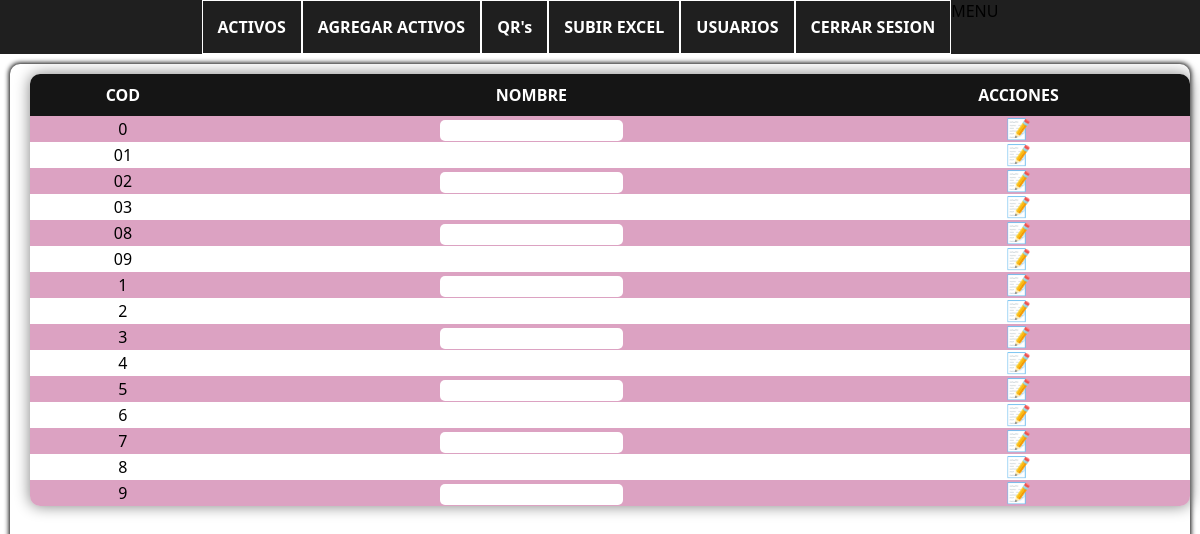
The page /html/ubicacion_general.php (signed in) on the database its author committed.
### tables this page shows
CREATE TABLE `ubicacion_general` (
  `id_ubicacion_gral` int NOT NULL,
  `des_ubicacion_gral` varchar(50) DEFAULT NULL,
  `registro_ubicacion_gral` datetime NOT NULL,
  `codigo_ubicacion_gral` varchar(10) NOT NULL
);

### connection/Conexion.php (called while the page is built, shortened)
<?php
    class Conexion{
        private static $host = 'localhost';
        private static $dbname = 'inventory';
        private static $user = 'root';
        private static $password = '';
        private static $con;
        public static function Abrir() {
            if (!isset(self::$con)) {
                try {
                    $connection = "mysql:host=" . self::$host . ";dbname=" . self::$dbname;
                    self::$con = new PDO($connection, self::$user, self::$password);
                    self::$con->setAttribute(PDO::ATTR_ERRMODE, PDO::ERRMODE_EXCEPTION);
                } catch (PDOException $th) {
                    echo $th->getMessage();
                    die();
                }
            }
            return self::$con;
        }
    }

### class/UbicacionGeneral.php (called while the page is built, shortened)
<?php
    class Ubicacion_General extends Conexion{
        static public function Ver(){
            try {
                $sql = "SELECT * FROM ubicacion_general ORDER BY codigo_ubicacion_gral ASC";
                $stmt = Conexion::Abrir()->prepare($sql);
                $stmt->execute();
                return $stmt->fetchAll(PDO::FETCH_OBJ);
            } catch (PDOException $th) {
                return $th->getMessage();
            }
        }
    }

### html/ubicacion_general.php (the view, shortened to what this page needs)
<?php include '../templates/header.php' ?>
<link rel="stylesheet" href="../css/escalables1.css">
<table>
    <thead>
        <tr>
            <th>cod</th>
            <th>Nombre</th>
            <th>acciones</th>
        </tr>
    </thead>
    <tbody>
        <?php foreach(Ubicacion_General::Ver() as $row): ?>
        <tr>
            <form action="" method="post">
                <td><?= $row->codigo_ubicacion_gral ?></td>
                <td>
                    <input type="text" name="" id="" value="<?= $row->des_ubicacion_gral ?>">
                </td>
                <td>
                    <button type="submit" value="<?= $row->id_ubicacion_gral ?>">📝</button>
                </td>
            </form>
        </tr>
        <?php endforeach;?>
    </tbody>
</table>

### templates/header.php (shortened to what this page needs)
<!DOCTYPE html>
<html lang="en">
<head>
    <link rel="stylesheet" href="../css/index5.css">
</head>
<body>
    <nav>
        <ul>
            <a href="../html/tabla_activos.php?pagina=1">
                <li>ACTIVOS</li>
            </a>
            <?php if($_SESSION['rol'] !== 3 ):?>
            <a href="../html/formulario.php">
                <li>AGREGAR ACTIVOS</li>
            </a>
            <?php endif;?>
            <a href="../html/documentos.php">
                <li>QR's</li>
            </a>
            <?php if($_SESSION['rol'] === 1 ):?>
                <a href="../html/subir_excel.php">
                    <li>SUBIR EXCEL</li>
                </a>
                <a href="../html/usuarios.php">
                    <li>USUARIOS</li>
                </a>
            <?php endif;?>
            <a href="../html/login.php">
                <li>
                    <?= (!isset($_SESSION['usuario'])) ? header('Location: ../html/login.php') : 'CERRAR SESION'; ?>
                </li>
            </a>
        </ul>
        <label for="nav-bar" class="on-nav">MENU</label>
    </nav>
    <main>

### css/index5.css (style rules this page uses)
body { display: flex; flex-direction: column; margin: 0%; width: 100%; height: 100vh; font-family: system-ui, -apple-system, BlinkMacSystemFont, 'Segoe UI', Roboto, Oxygen, Ubuntu, Cantarell, 'Open Sans', 'Helvetica Neue', sans-serif; }
nav { background-color: rgb(31, 31, 31); position: sticky; display: flex; top: 0%; justify-content: center; }
ul { padding: 0; margin: 0; display: flex; }
li { box-sizing: border-box; list-style-type: none; padding: 15px; color: white; font-weight: bold; border: 1px solid white; white-space: nowrap; }
a { text-decoration: none; }
main { display: flex; flex-direction: column; height: 100%; position: inherit; margin: 10px; border-radius: 10px; box-shadow: 0 0 5px 1px black; }

### css/escalables1.css (style rules this page uses)
form { padding: 10px; display: flex; gap: 10px; }
input { padding: 3px; border: none; border-radius: 5px; outline: none; }
button { background-color: transparent; border: none; cursor: pointer; text-transform: uppercase; color: white; padding: 0px; font-size: 20px; }
table { border-collapse: collapse; border-radius: 10px; overflow: hidden; margin: 10px 0 0 20px; box-shadow: 0 0 15px .1px gray; }
thead tr { background-color: rgb(21, 21, 21); }
th { color: white; text-transform: uppercase; padding: 10px; }
tbody tr:nth-child(odd) { background-color: rgba(167, 24, 103, 0.401); }
td { text-align: center; }

### rows shown on the page
ubicacion_general: codigo_ubicacion_gral "0", $row->id_ubicacion_gral 15 (drawn)
ubicacion_general: codigo_ubicacion_gral "01", $row->id_ubicacion_gral 4 (drawn)
ubicacion_general: codigo_ubicacion_gral "02", $row->id_ubicacion_gral 5 (drawn)
ubicacion_general: codigo_ubicacion_gral "03", $row->id_ubicacion_gral 6 (drawn)
ubicacion_general: codigo_ubicacion_gral "08", $row->id_ubicacion_gral 7 (drawn)
ubicacion_general: codigo_ubicacion_gral "09", $row->id_ubicacion_gral 8 (drawn)
ubicacion_general: codigo_ubicacion_gral "1"
ubicacion_general: codigo_ubicacion_gral "2"
ubicacion_general: codigo_ubicacion_gral "3"
ubicacion_general: codigo_ubicacion_gral "4", $row->id_ubicacion_gral 9 (drawn)
ubicacion_general: codigo_ubicacion_gral "5", $row->id_ubicacion_gral 10 (drawn)
ubicacion_general: codigo_ubicacion_gral "6", $row->id_ubicacion_gral 11 (drawn)
ubicacion_general: codigo_ubicacion_gral "7", $row->id_ubicacion_gral 12 (drawn)
ubicacion_general: codigo_ubicacion_gral "8", $row->id_ubicacion_gral 13 (drawn)
ubicacion_general: codigo_ubicacion_gral "9", $row->id_ubicacion_gral 14 (drawn)
